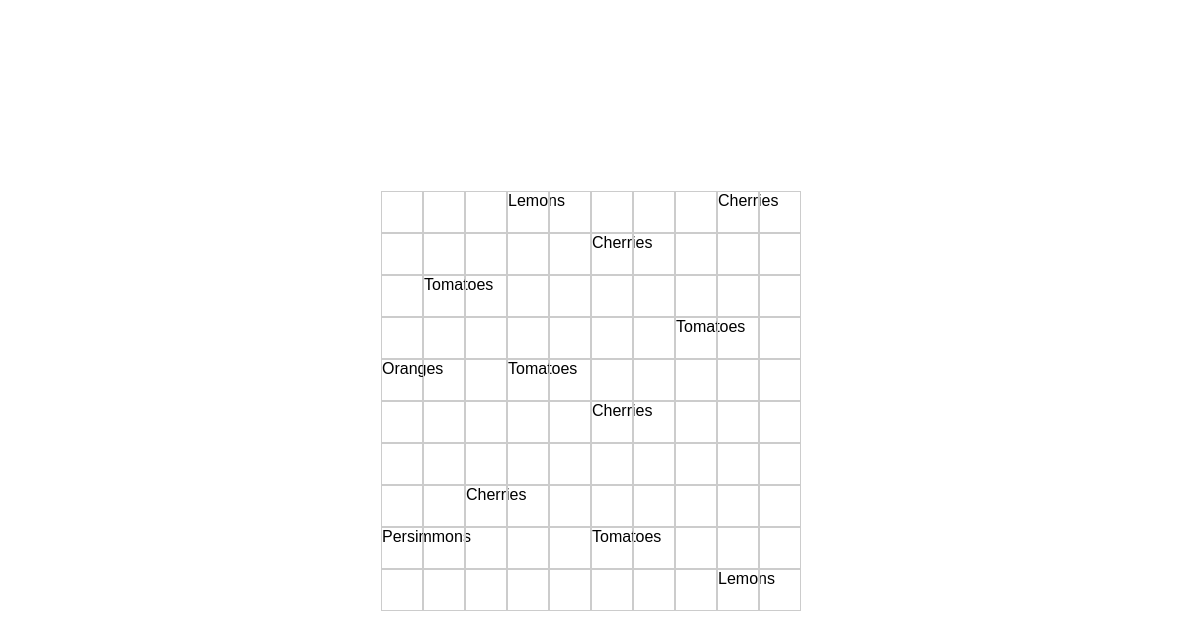
Page /display_grid/2 on the committed database.
### tables this page shows
CREATE TABLE grid_cells (
                        id INTEGER PRIMARY KEY AUTOINCREMENT,
                        grid_id INTEGER NOT NULL,
                        row_index INTEGER NOT NULL,
                        column_index INTEGER NOT NULL,
                        content TEXT,
                        FOREIGN KEY(grid_id) REFERENCES crop_grids(id)
                     );

### main.py (the view)
@app.route('/display_grid/<int:grid_id>', methods=['GET', 'POST'])
def display_grid(grid_id):
    db = get_db()
    c = db.cursor()
    c.execute('''SELECT * FROM crop_grids WHERE id = ?''', (grid_id,))
    grid = c.fetchone()
    width = grid[3]  # Assuming width is at index 3 in the database
    height = grid[2]  # Assuming height is at index 2 in the database
    c.execute('''SELECT row_index, column_index, content FROM grid_cells WHERE grid_id = ?''', (grid_id,))
    cells = c.fetchall()
    cell_contents = {(cell[0], cell[1]): cell[2] for cell in cells}
    return render_template('display_grid.html', width=width, height=height, cell_contents=cell_contents, grid_id=grid_id)

### main.py (called while the page is built)
def get_db():
    db = getattr(g, '_database', None)
    if db is None:
        db = g._database = sqlite3.connect(app.config['DATABASE'])
    return db

@app.teardown_appcontext
def close_connection(exception):
    db = getattr(g, '_database', None)
    if db is not None:
        db.close()

### templates/display_grid.html (shortened to what this page needs)
<!DOCTYPE html>
<html>
<head>
</head>
<body>
    <div class="grid-container">
        {% for i in range(height) %}
            {% for j in range(width) %}
                <div class="grid-cell" data-row="{{ i }}" data-column="{{ j }}" data-grid-id="{{ grid_id }}">
                    {% if (i, j) in cell_contents %}
                        {{ cell_contents[(i, j)] }}
                    {% endif %}
                </div>
            {% endfor %}
        {% endfor %}
    </div>
</body>
</html>

### rows in the picture
grid_cells: content "Lemons"
grid_cells: content "Cherries"
grid_cells: content "Cherries"
grid_cells: content "Tomatoes"
grid_cells: content "Tomatoes"
grid_cells: content "Oranges"
grid_cells: content "Tomatoes"
grid_cells: content "Cherries"
grid_cells: content "Cherries"
grid_cells: content "Persimmons"
grid_cells: content "Tomatoes"
grid_cells: content "Lemons"
